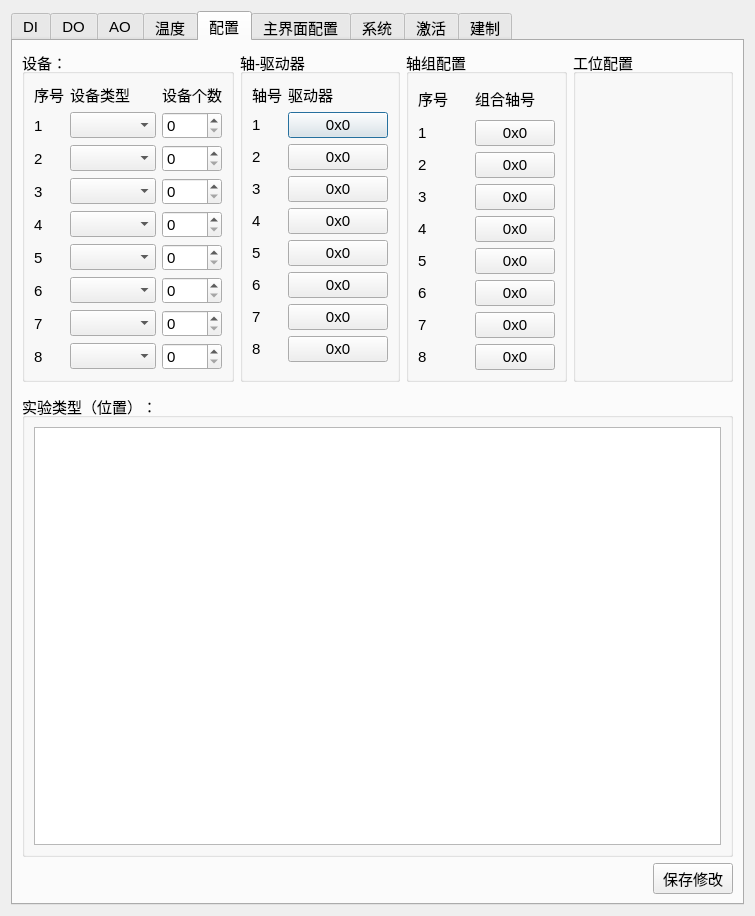
<?xml version="1.0" encoding="UTF-8"?>
<ui version="4.0">
 <class>SystemParameterDialog</class>
 <widget class="QDialog" name="SystemParameterDialog">
  <property name="geometry">
   <rect>
    <x>0</x>
    <y>0</y>
    <width>755</width>
    <height>916</height>
   </rect>
  </property>
  <property name="windowTitle">
   <string>系统参数</string>
  </property>
  <property name="windowIcon">
   <iconset resource="../Images/image.qrc">
    <normaloff>:/images/images/systemparameter.png</normaloff>:/images/images/systemparameter.png</iconset>
  </property>
  <layout class="QHBoxLayout" name="horizontalLayout">
   <item>
    <widget class="QTabWidget" name="tabWidget">
     <property name="minimumSize">
      <size>
       <width>100</width>
       <height>0</height>
      </size>
     </property>
     <property name="font">
      <font>
       <pointsize>11</pointsize>
      </font>
     </property>
     <property name="currentIndex">
      <number>4</number>
     </property>
     <widget class="QWidget" name="tab">
      <property name="minimumSize">
       <size>
        <width>100</width>
        <height>0</height>
       </size>
      </property>
      <property name="font">
       <font>
        <pointsize>10</pointsize>
       </font>
      </property>
      <attribute name="icon">
       <iconset resource="../Themes/light/lightstyle.qrc">
        <normaloff>:/qss_icons/light/rc/arrow_up@2x.png</normaloff>
        <activeon>:/qss_icons/light/rc/arrow_down_focus@2x.png</activeon>:/qss_icons/light/rc/arrow_up@2x.png</iconset>
      </attribute>
      <attribute name="title">
       <string>DI</string>
      </attribute>
     </widget>
     <widget class="QWidget" name="tab_2">
      <property name="accessibleName">
       <string/>
      </property>
      <attribute name="icon">
       <iconset resource="../Themes/light/lightstyle.qrc">
        <normaloff>:/qss_icons/light/rc/arrow_up@2x.png</normaloff>
        <activeon>:/qss_icons/light/rc/arrow_down_focus@2x.png</activeon>:/qss_icons/light/rc/arrow_up@2x.png</iconset>
      </attribute>
      <attribute name="title">
       <string>DO</string>
      </attribute>
      <widget class="QLabel" name="label">
       <property name="geometry">
        <rect>
         <x>60</x>
         <y>70</y>
         <width>53</width>
         <height>15</height>
        </rect>
       </property>
       <property name="text">
        <string>TextLabel</string>
       </property>
      </widget>
     </widget>
     <widget class="QWidget" name="tab_3">
      <attribute name="icon">
       <iconset resource="../Themes/light/lightstyle.qrc">
        <normaloff>:/qss_icons/light/rc/arrow_up@2x.png</normaloff>
        <activeon>:/qss_icons/light/rc/arrow_down_focus@2x.png</activeon>:/qss_icons/light/rc/arrow_up@2x.png</iconset>
      </attribute>
      <attribute name="title">
       <string>AO</string>
      </attribute>
     </widget>
     <widget class="QWidget" name="tab_4">
      <attribute name="icon">
       <iconset resource="../Themes/light/lightstyle.qrc">
        <normaloff>:/qss_icons/light/rc/arrow_up@2x.png</normaloff>
        <activeon>:/qss_icons/light/rc/arrow_down_focus@2x.png</activeon>:/qss_icons/light/rc/arrow_up@2x.png</iconset>
      </attribute>
      <attribute name="title">
       <string>温度</string>
      </attribute>
     </widget>
     <widget class="QWidget" name="tab_5">
      <attribute name="icon">
       <iconset resource="../Themes/light/lightstyle.qrc">
        <normaloff>:/qss_icons/light/rc/arrow_up@2x.png</normaloff>
        <activeon>:/qss_icons/light/rc/arrow_down_focus@2x.png</activeon>:/qss_icons/light/rc/arrow_up@2x.png</iconset>
      </attribute>
      <attribute name="title">
       <string>配置</string>
      </attribute>
      <layout class="QVBoxLayout" name="verticalLayout_2">
       <item>
        <layout class="QVBoxLayout" name="verticalLayout">
         <item>
          <layout class="QHBoxLayout" name="horizontalLayout_2">
           <item>
            <widget class="QGroupBox" name="groupBox_4">
             <property name="title">
              <string>设备：</string>
             </property>
             <layout class="QGridLayout" name="gridLayout">
              <item row="2" column="0">
               <widget class="QLabel" name="label_6">
                <property name="text">
                 <string>2</string>
                </property>
               </widget>
              </item>
              <item row="0" column="2">
               <widget class="QLabel" name="label_4">
                <property name="text">
                 <string>设备个数</string>
                </property>
               </widget>
              </item>
              <item row="6" column="0">
               <widget class="QLabel" name="label_10">
                <property name="text">
                 <string>6</string>
                </property>
               </widget>
              </item>
              <item row="0" column="0">
               <widget class="QLabel" name="label_3">
                <property name="text">
                 <string>序号</string>
                </property>
               </widget>
              </item>
              <item row="1" column="2">
               <widget class="QSpinBox" name="spinBox"/>
              </item>
              <item row="1" column="0">
               <widget class="QLabel" name="label_5">
                <property name="text">
                 <string>1</string>
                </property>
               </widget>
              </item>
              <item row="4" column="0">
               <widget class="QLabel" name="label_8">
                <property name="text">
                 <string>4</string>
                </property>
               </widget>
              </item>
              <item row="5" column="0">
               <widget class="QLabel" name="label_9">
                <property name="text">
                 <string>5</string>
                </property>
               </widget>
              </item>
              <item row="3" column="0">
               <widget class="QLabel" name="label_7">
                <property name="text">
                 <string>3</string>
                </property>
               </widget>
              </item>
              <item row="1" column="1">
               <widget class="QComboBox" name="comboBox"/>
              </item>
              <item row="7" column="0">
               <widget class="QLabel" name="label_11">
                <property name="text">
                 <string>7</string>
                </property>
               </widget>
              </item>
              <item row="0" column="1">
               <widget class="QLabel" name="label_2">
                <property name="text">
                 <string>设备类型</string>
                </property>
               </widget>
              </item>
              <item row="8" column="0">
               <widget class="QLabel" name="label_12">
                <property name="text">
                 <string>8</string>
                </property>
               </widget>
              </item>
              <item row="2" column="1">
               <widget class="QComboBox" name="comboBox_4"/>
              </item>
              <item row="3" column="1">
               <widget class="QComboBox" name="comboBox_2"/>
              </item>
              <item row="4" column="1">
               <widget class="QComboBox" name="comboBox_3"/>
              </item>
              <item row="5" column="1">
               <widget class="QComboBox" name="comboBox_6"/>
              </item>
              <item row="6" column="1">
               <widget class="QComboBox" name="comboBox_7"/>
              </item>
              <item row="7" column="1">
               <widget class="QComboBox" name="comboBox_8"/>
              </item>
              <item row="8" column="1">
               <widget class="QComboBox" name="comboBox_5"/>
              </item>
              <item row="2" column="2">
               <widget class="QSpinBox" name="spinBox_3"/>
              </item>
              <item row="3" column="2">
               <widget class="QSpinBox" name="spinBox_2"/>
              </item>
              <item row="4" column="2">
               <widget class="QSpinBox" name="spinBox_4"/>
              </item>
              <item row="5" column="2">
               <widget class="QSpinBox" name="spinBox_5"/>
              </item>
              <item row="6" column="2">
               <widget class="QSpinBox" name="spinBox_6"/>
              </item>
              <item row="7" column="2">
               <widget class="QSpinBox" name="spinBox_7"/>
              </item>
              <item row="8" column="2">
               <widget class="QSpinBox" name="spinBox_8"/>
              </item>
             </layout>
            </widget>
           </item>
           <item>
            <widget class="QGroupBox" name="groupBox_3">
             <property name="title">
              <string>轴-驱动器</string>
             </property>
             <layout class="QFormLayout" name="formLayout">
              <item row="0" column="0">
               <widget class="QLabel" name="label_13">
                <property name="text">
                 <string>轴号</string>
                </property>
               </widget>
              </item>
              <item row="0" column="1">
               <widget class="QLabel" name="label_14">
                <property name="text">
                 <string>驱动器</string>
                </property>
               </widget>
              </item>
              <item row="1" column="0">
               <widget class="QLabel" name="label_15">
                <property name="text">
                 <string>1</string>
                </property>
               </widget>
              </item>
              <item row="2" column="0">
               <widget class="QLabel" name="label_16">
                <property name="text">
                 <string>2</string>
                </property>
               </widget>
              </item>
              <item row="3" column="0">
               <widget class="QLabel" name="label_17">
                <property name="text">
                 <string>3</string>
                </property>
               </widget>
              </item>
              <item row="4" column="0">
               <widget class="QLabel" name="label_18">
                <property name="text">
                 <string>4</string>
                </property>
               </widget>
              </item>
              <item row="5" column="0">
               <widget class="QLabel" name="label_19">
                <property name="text">
                 <string>5</string>
                </property>
               </widget>
              </item>
              <item row="6" column="0">
               <widget class="QLabel" name="label_20">
                <property name="text">
                 <string>6</string>
                </property>
               </widget>
              </item>
              <item row="1" column="1">
               <widget class="QPushButton" name="pushButton_2">
                <property name="text">
                 <string>0x0</string>
                </property>
               </widget>
              </item>
              <item row="2" column="1">
               <widget class="QPushButton" name="pushButton_3">
                <property name="text">
                 <string>0x0</string>
                </property>
               </widget>
              </item>
              <item row="3" column="1">
               <widget class="QPushButton" name="pushButton_4">
                <property name="text">
                 <string>0x0</string>
                </property>
               </widget>
              </item>
              <item row="4" column="1">
               <widget class="QPushButton" name="pushButton_5">
                <property name="text">
                 <string>0x0</string>
                </property>
               </widget>
              </item>
              <item row="5" column="1">
               <widget class="QPushButton" name="pushButton_6">
                <property name="text">
                 <string>0x0</string>
                </property>
               </widget>
              </item>
              <item row="6" column="1">
               <widget class="QPushButton" name="pushButton_7">
                <property name="text">
                 <string>0x0</string>
                </property>
               </widget>
              </item>
              <item row="7" column="0">
               <widget class="QLabel" name="label_21">
                <property name="text">
                 <string>7</string>
                </property>
               </widget>
              </item>
              <item row="8" column="0">
               <widget class="QLabel" name="label_22">
                <property name="text">
                 <string>8</string>
                </property>
               </widget>
              </item>
              <item row="7" column="1">
               <widget class="QPushButton" name="pushButton_8">
                <property name="text">
                 <string>0x0</string>
                </property>
               </widget>
              </item>
              <item row="8" column="1">
               <widget class="QPushButton" name="pushButton_9">
                <property name="text">
                 <string>0x0</string>
                </property>
               </widget>
              </item>
             </layout>
            </widget>
           </item>
           <item>
            <widget class="QGroupBox" name="groupBox_2">
             <property name="title">
              <string>轴组配置</string>
             </property>
             <layout class="QGridLayout" name="gridLayout_2">
              <item row="0" column="1">
               <widget class="QLabel" name="label_24">
                <property name="text">
                 <string>组合轴号</string>
                </property>
               </widget>
              </item>
              <item row="7" column="0">
               <widget class="QLabel" name="label_31">
                <property name="text">
                 <string>7</string>
                </property>
               </widget>
              </item>
              <item row="8" column="1">
               <widget class="QPushButton" name="pushButton_17">
                <property name="text">
                 <string>0x0</string>
                </property>
               </widget>
              </item>
              <item row="1" column="1">
               <widget class="QPushButton" name="pushButton_10">
                <property name="text">
                 <string>0x0</string>
                </property>
               </widget>
              </item>
              <item row="3" column="0">
               <widget class="QLabel" name="label_27">
                <property name="text">
                 <string>3</string>
                </property>
               </widget>
              </item>
              <item row="2" column="1">
               <widget class="QPushButton" name="pushButton_11">
                <property name="text">
                 <string>0x0</string>
                </property>
               </widget>
              </item>
              <item row="5" column="1">
               <widget class="QPushButton" name="pushButton_14">
                <property name="text">
                 <string>0x0</string>
                </property>
               </widget>
              </item>
              <item row="4" column="0">
               <widget class="QLabel" name="label_28">
                <property name="text">
                 <string>4</string>
                </property>
               </widget>
              </item>
              <item row="0" column="0">
               <widget class="QLabel" name="label_23">
                <property name="text">
                 <string>序号</string>
                </property>
               </widget>
              </item>
              <item row="6" column="0">
               <widget class="QLabel" name="label_30">
                <property name="text">
                 <string>6</string>
                </property>
               </widget>
              </item>
              <item row="1" column="0">
               <widget class="QLabel" name="label_25">
                <property name="text">
                 <string>1</string>
                </property>
               </widget>
              </item>
              <item row="8" column="0">
               <widget class="QLabel" name="label_32">
                <property name="text">
                 <string>8</string>
                </property>
               </widget>
              </item>
              <item row="7" column="1">
               <widget class="QPushButton" name="pushButton_16">
                <property name="text">
                 <string>0x0</string>
                </property>
               </widget>
              </item>
              <item row="5" column="0">
               <widget class="QLabel" name="label_29">
                <property name="text">
                 <string>5</string>
                </property>
               </widget>
              </item>
              <item row="6" column="1">
               <widget class="QPushButton" name="pushButton_15">
                <property name="text">
                 <string>0x0</string>
                </property>
               </widget>
              </item>
              <item row="2" column="0">
               <widget class="QLabel" name="label_26">
                <property name="text">
                 <string>2</string>
                </property>
               </widget>
              </item>
              <item row="4" column="1">
               <widget class="QPushButton" name="pushButton_13">
                <property name="text">
                 <string>0x0</string>
                </property>
               </widget>
              </item>
              <item row="3" column="1">
               <widget class="QPushButton" name="pushButton_12">
                <property name="text">
                 <string>0x0</string>
                </property>
               </widget>
              </item>
             </layout>
            </widget>
           </item>
           <item>
            <widget class="QGroupBox" name="groupBox_5">
             <property name="title">
              <string>工位配置</string>
             </property>
            </widget>
           </item>
          </layout>
         </item>
         <item>
          <widget class="QWidget" name="widget" native="true"/>
         </item>
         <item>
          <widget class="QGroupBox" name="groupBox">
           <property name="title">
            <string>实验类型（位置）：</string>
           </property>
           <layout class="QVBoxLayout" name="verticalLayout_3">
            <item>
             <widget class="QTableView" name="tableView"/>
            </item>
           </layout>
          </widget>
         </item>
         <item>
          <layout class="QHBoxLayout" name="horizontalLayout_3">
           <item>
            <spacer name="horizontalSpacer">
             <property name="orientation">
              <enum>Qt::Orientation::Horizontal</enum>
             </property>
             <property name="sizeHint" stdset="0">
              <size>
               <width>40</width>
               <height>20</height>
              </size>
             </property>
            </spacer>
           </item>
           <item>
            <widget class="QPushButton" name="pushButton">
             <property name="sizePolicy">
              <sizepolicy hsizetype="Preferred" vsizetype="Fixed">
               <horstretch>0</horstretch>
               <verstretch>0</verstretch>
              </sizepolicy>
             </property>
             <property name="text">
              <string>保存修改</string>
             </property>
            </widget>
           </item>
          </layout>
         </item>
        </layout>
       </item>
      </layout>
     </widget>
     <widget class="QWidget" name="tab_6">
      <attribute name="icon">
       <iconset resource="../Themes/light/lightstyle.qrc">
        <normaloff>:/qss_icons/light/rc/arrow_up@2x.png</normaloff>
        <activeon>:/qss_icons/light/rc/arrow_down_focus@2x.png</activeon>:/qss_icons/light/rc/arrow_up@2x.png</iconset>
      </attribute>
      <attribute name="title">
       <string>主界面配置</string>
      </attribute>
     </widget>
     <widget class="QWidget" name="tab_7">
      <attribute name="icon">
       <iconset resource="../Themes/light/lightstyle.qrc">
        <normaloff>:/qss_icons/light/rc/arrow_up@2x.png</normaloff>
        <activeon>:/qss_icons/light/rc/arrow_down_focus@2x.png</activeon>:/qss_icons/light/rc/arrow_up@2x.png</iconset>
      </attribute>
      <attribute name="title">
       <string>系统</string>
      </attribute>
     </widget>
     <widget class="QWidget" name="tab_8">
      <attribute name="icon">
       <iconset resource="../Themes/light/lightstyle.qrc">
        <normaloff>:/qss_icons/light/rc/arrow_up@2x.png</normaloff>
        <activeon>:/qss_icons/light/rc/arrow_down_focus@2x.png</activeon>:/qss_icons/light/rc/arrow_up@2x.png</iconset>
      </attribute>
      <attribute name="title">
       <string>激活</string>
      </attribute>
     </widget>
     <widget class="QWidget" name="tab_9">
      <attribute name="icon">
       <iconset resource="../Themes/light/lightstyle.qrc">
        <normaloff>:/qss_icons/light/rc/arrow_up@2x.png</normaloff>
        <activeon>:/qss_icons/light/rc/arrow_down_focus@2x.png</activeon>:/qss_icons/light/rc/arrow_up@2x.png</iconset>
      </attribute>
      <attribute name="title">
       <string>建制</string>
      </attribute>
     </widget>
    </widget>
   </item>
  </layout>
 </widget>
 <resources>
  <include location="../Images/image.qrc"/>
  <include location="../Themes/light/lightstyle.qrc"/>
 </resources>
 <connections/>
</ui>
